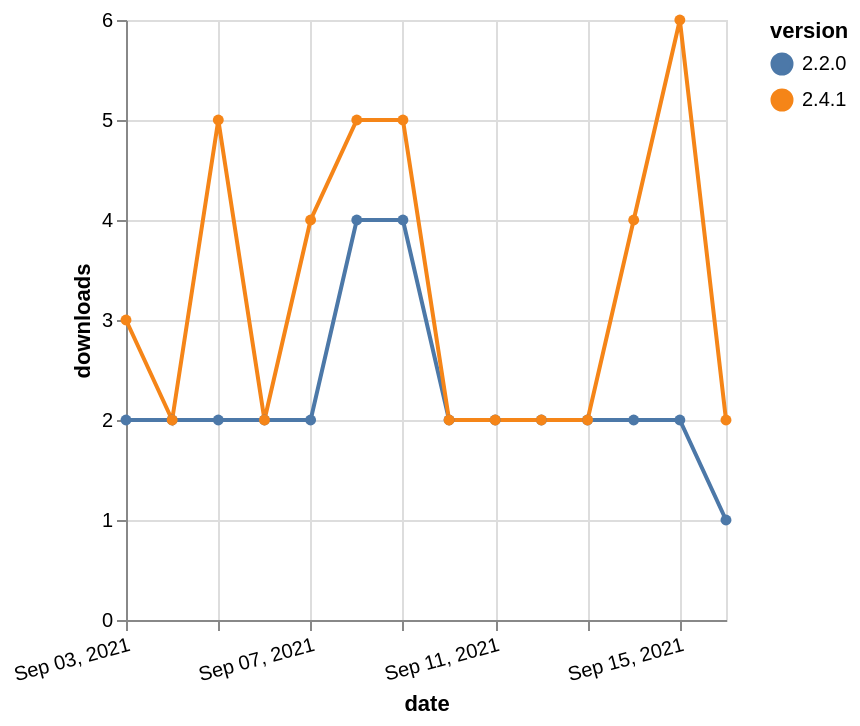

Vega-Lite specification for this chart:
### Vega-Lite specification from a JSON file in a GitHub repository (floating-point values rounded to 4 significant figures)
{"$schema": "https://vega.github.io/schema/vega-lite/v5.json", "description": "A simple bar chart with embedded data.", "data": {"values": [{"date": "2021-09-03", "total": 3029, "delta": 2, "version": "2.2.0"}, {"date": "2021-09-04", "total": 3031, "delta": 2, "version": "2.2.0"}, {"date": "2021-09-05", "total": 3033, "delta": 2, "version": "2.2.0"}, {"date": "2021-09-06", "total": 3035, "delta": 2, "version": "2.2.0"}, {"date": "2021-09-07", "total": 3037, "delta": 2, "version": "2.2.0"}, {"date": "2021-09-08", "total": 3041, "delta": 4, "version": "2.2.0"}, {"date": "2021-09-09", "total": 3045, "delta": 4, "version": "2.2.0"}, {"date": "2021-09-10", "total": 3047, "delta": 2, "version": "2.2.0"}, {"date": "2021-09-11", "total": 3049, "delta": 2, "version": "2.2.0"}, {"date": "2021-09-12", "total": 3051, "delta": 2, "version": "2.2.0"}, {"date": "2021-09-13", "total": 3053, "delta": 2, "version": "2.2.0"}, {"date": "2021-09-14", "total": 3055, "delta": 2, "version": "2.2.0"}, {"date": "2021-09-15", "total": 3057, "delta": 2, "version": "2.2.0"}, {"date": "2021-09-16", "total": 3058, "delta": 1, "version": "2.2.0"}, {"date": "2021-09-03", "total": 2732, "delta": 3, "version": "2.4.1"}, {"date": "2021-09-04", "total": 2734, "delta": 2, "version": "2.4.1"}, {"date": "2021-09-05", "total": 2739, "delta": 5, "version": "2.4.1"}, {"date": "2021-09-06", "total": 2741, "delta": 2, "version": "2.4.1"}, {"date": "2021-09-07", "total": 2745, "delta": 4, "version": "2.4.1"}, {"date": "2021-09-08", "total": 2750, "delta": 5, "version": "2.4.1"}, {"date": "2021-09-09", "total": 2755, "delta": 5, "version": "2.4.1"}, {"date": "2021-09-10", "total": 2757, "delta": 2, "version": "2.4.1"}, {"date": "2021-09-11", "total": 2759, "delta": 2, "version": "2.4.1"}, {"date": "2021-09-12", "total": 2761, "delta": 2, "version": "2.4.1"}, {"date": "2021-09-13", "total": 2763, "delta": 2, "version": "2.4.1"}, {"date": "2021-09-14", "total": 2767, "delta": 4, "version": "2.4.1"}, {"date": "2021-09-15", "total": 2773, "delta": 6, "version": "2.4.1"}, {"date": "2021-09-16", "total": 2775, "delta": 2, "version": "2.4.1"}]}, "width": "container", "mark": {"type": "line", "point": {"filled": true}}, "encoding": {"x": {"field": "date", "type": "temporal", "timeUnit": "yearmonthdate", "title": "date", "axis": {"labelAngle": -15}}, "y": {"field": "delta", "type": "quantitative", "title": "downloads"}, "color": {"field": "version", "type": "nominal"}, "tooltip": {"field": "delta"}}}
